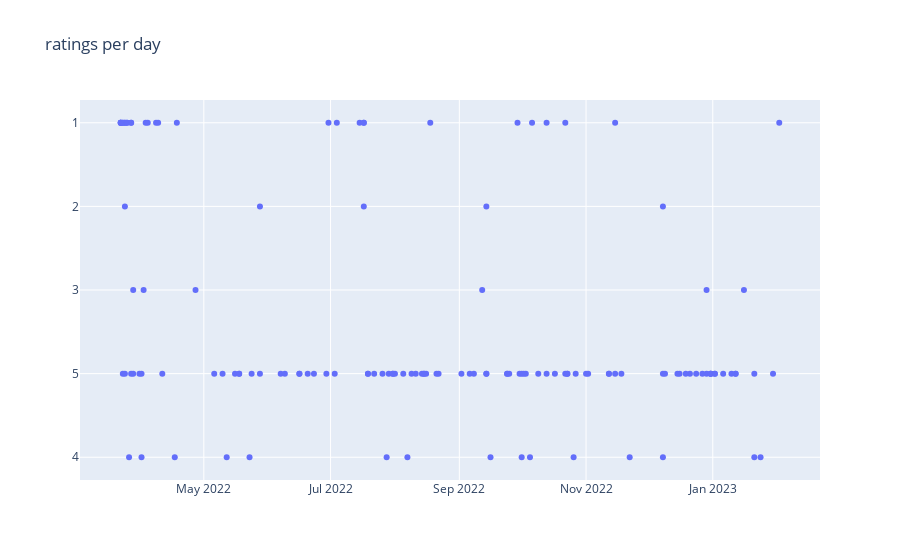

The cell this chart's notebook holds for it:
### Code cell
# Checking ratings wrt date

fig=go.Figure(go.Scatter(x=new_df['date'], y=new_df['rating'], mode='markers')) 
fig.update_layout(title_text='ratings per day')
fig.show()

### Figure 1 — Plotly figure (JSON) as saved in the notebook; plotly's stock layout.template omitted (floating-point values rounded to 4 significant figures; data arrays with more than 128 entries replaced by an {"elided": "..."} marker saying what was removed)
{"data": [{"mode": "markers", "type": "scatter", "x": {"elided": "139 str values"}, "y": {"elided": "139 str values"}}], "layout": {"title": {"text": "ratings per day"}}}
